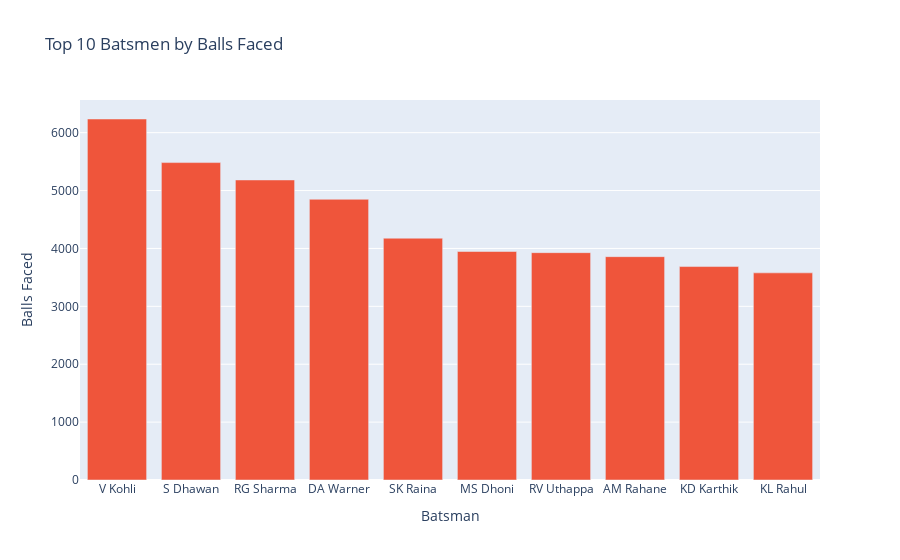

Source (notebook cell):
### Markdown cell above
#### Top 10 batsmen by balls faced

### Code cell
top_batsmen = df['batter'].value_counts().head(10)
fig = px.bar(
    x=top_batsmen.index,
    y=top_batsmen.values,
    labels={'x': 'Batsman', 'y': 'Balls Faced'},
    title='Top 10 Batsmen by Balls Faced',
    color_discrete_sequence=['#EF553B']
)
fig.update_layout(xaxis_title='Batsman', yaxis_title='Balls Faced')
fig.show()

### Figure 1 — Plotly figure (JSON) as saved in the notebook; plotly's stock layout.template omitted (floating-point values rounded to 4 significant figures)
{"data": [{"hovertemplate": "Batsman=%{x}<br>Balls Faced=%{y}<extra></extra>", "legendgroup": "", "marker": {"color": "#EF553B", "pattern": {"shape": ""}}, "name": "", "orientation": "v", "showlegend": false, "textposition": "auto", "type": "bar", "x": ["V Kohli", "S Dhawan", "RG Sharma", "DA Warner", "SK Raina", "MS Dhoni", "RV Uthappa", "AM Rahane", "KD Karthik", "KL Rahul"], "xaxis": "x", "y": [6236, 5483, 5183, 4849, 4177, 3947, 3927, 3858, 3687, 3578], "yaxis": "y"}], "layout": {"barmode": "relative", "legend": {"tracegroupgap": 0}, "title": {"text": "Top 10 Batsmen by Balls Faced"}, "xaxis": {"anchor": "y", "domain": [0, 1], "title": {"text": "Batsman"}}, "yaxis": {"anchor": "x", "domain": [0, 1], "title": {"text": "Balls Faced"}}}}
